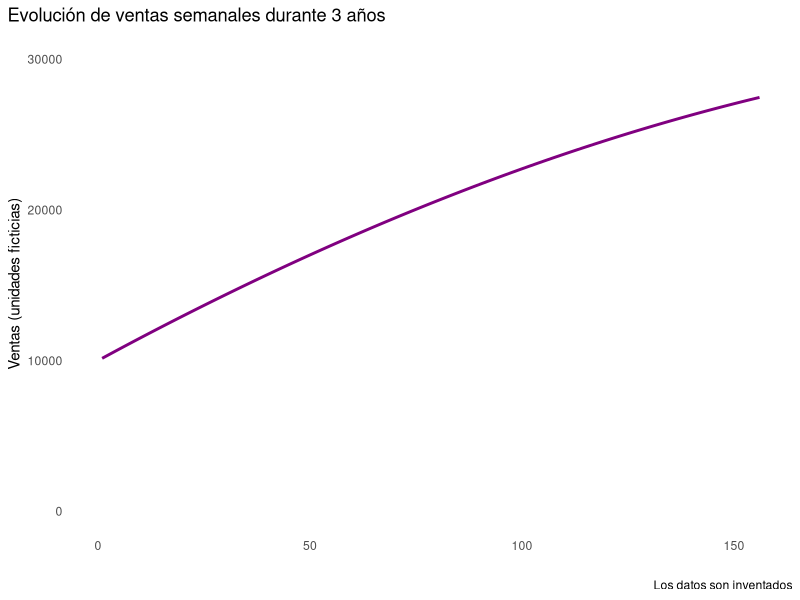
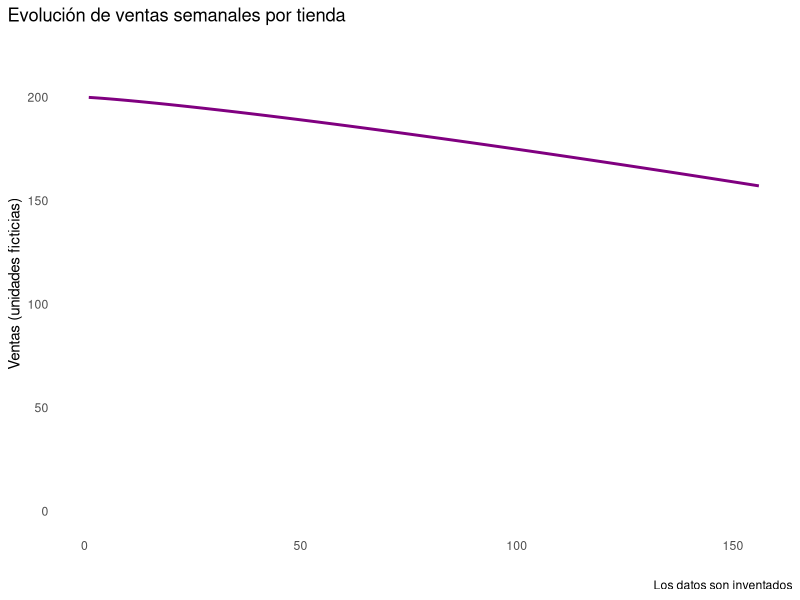
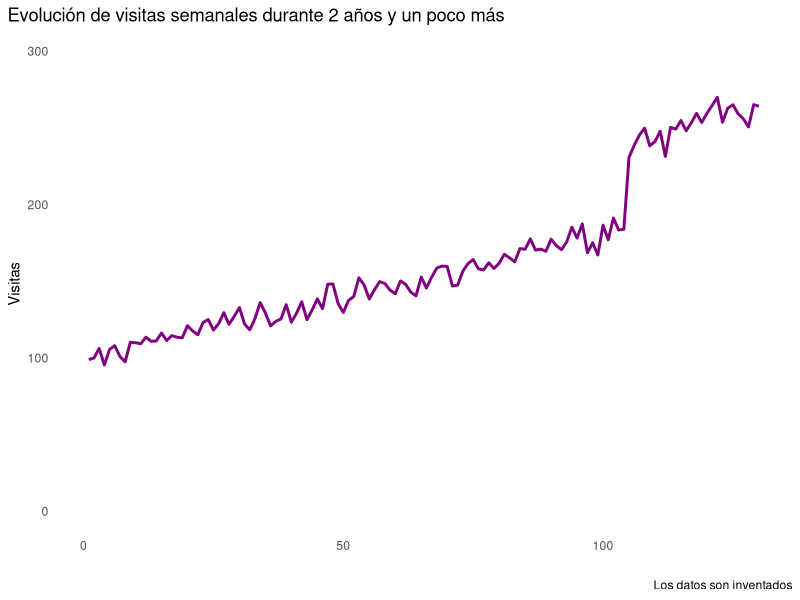
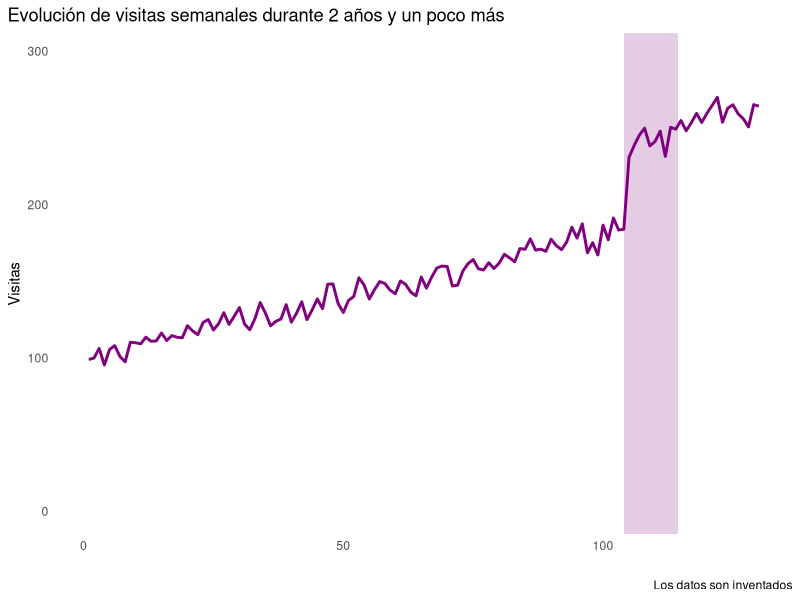
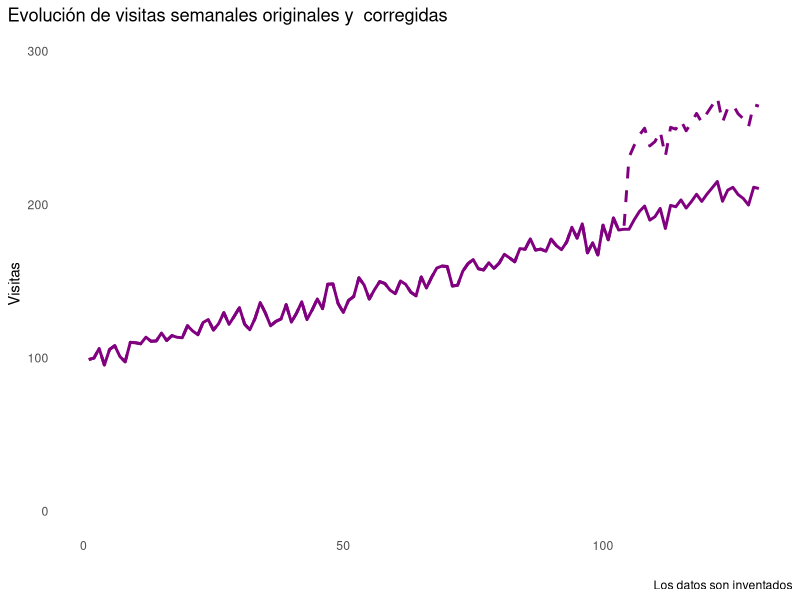

The R script that drew these images, in order:
## ---- chunk 1
#| label: libs
#| include: false

library(ggplot2)

# Create ggplot theme based on minimal with no gridlines. 
# Title is size 8 and bold, and caption is size 6.
theme_slides <- function() {
  theme_minimal() +
    theme(
      panel.grid.major = element_blank(),
      panel.grid.minor = element_blank(),
      # plot.title = element_text(face = "bold"),
      # plot.caption = element_text(size = 10),
      # plot.subtitle = element_text(size = 10),
      plot.title.position = "plot",
      plot.caption.position = "plot",
      # plot.margin = margin(0.5, 0.5, 0.5, 0.5, "cm"),
      # axis.text = element_text(size = 8),
      axis.ticks = element_blank(),
      axis.line = element_blank()
    )
}
theme_set(theme_slides())
## ---- chunk 2
#| label: compute-sales
set.seed(31818)
n_dates <- 52 * 3
time <- 1:n_dates

stores  <- 50 + 0.8 * time

# create sales per store decreasing smoothly overtime
sales_per_store <- 200 - 0.1 * (time ** 1.2)

total_sales <- stores * sales_per_store

df1 <- data.frame(
  date = 1:n_dates,
  sales_per_store, 
  total_sales
)

# df1 |> 
#   tidyr::pivot_longer(-date) |> 
#   ggplot() + 
#   geom_line(aes(x = date, y = value)) +
#   facet_wrap(~ name, scales = "free_y", ncol = 2)

## ---- chunk 3
#| label: plot-total-sales
ggplot(df1) + 
  # geom_line(aes(x = date, y = sales_per_store), color = "#800080", linewidth = 1) +
  geom_line(aes(x = date, y = total_sales), color = "#800080", linewidth = 1) +
  scale_y_continuous(limits = c(0, max(df1$total_sales) * 1.1 )) + 
  labs(
    title = "Evolución de ventas semanales durante 3 años",
    x = "",
    y = "Ventas (unidades ficticias)",
    caption = "Los datos son inventados"
  ) 

## ---- chunk 4
#| label: plot-sales-per-store
ggplot(df1) + 
  geom_line(aes(x = date, y = sales_per_store), color = "#800080", linewidth = 1) +
  # geom_line(aes(x = date, y = total_sales), color = "#800080", linewidth = 1) +
  scale_y_continuous(limits = c(0, max(df1$sales_per_store) * 1.1 )) + 
  labs(
    title = "Evolución de ventas semanales por tienda",
    x = "",
    y = "Ventas (unidades ficticias)",
    caption = "Los datos son inventados"
  ) 
## ---- chunk 5
#| label: data-visits

set.seed(31818)
n_dates <- 52 * 2.5
time <- 1:n_dates

visits <- 100 + 0.8 * time + rnorm(n_dates, 0, 5)
visits <- ifelse(time > 52 * 2, visits * 1.3, visits)

df <- data.frame(
  date = 1:n_dates,
  visits
)

ggplot(df) + 
  geom_line(aes(x = date, y = visits), color = "#800080", linewidth = 1) +
  scale_y_continuous(limits = c(0, max(df$visits) * 1.1 )) + 
  labs(
    title = "Evolución de visitas semanales durante 2 años y un poco más",
    x = "",
    y = "Visitas",
    caption = "Los datos son inventados"
  )

## ---- chunk 6
#| label: data-visits-ads

campaign <- numeric(n_dates)
campaign <- ifelse(time > 52 * 2 & time < 52 * 2.2, 1, 0)

df$campaign <- campaign

ggplot(df) + 
  # add rectangle where campaign is 1
  geom_line(aes(x = date, y = visits), color = "#800080", linewidth = 1) +
  scale_y_continuous(limits = c(0, max(df$visits) * 1.1 )) + 
  annotate(
    "rect",
    xmin = 52 * 2, xmax = 52 * 2.2, ymin = -Inf, ymax = Inf, 
    fill = "#800080", 
    alpha = 0.2
  ) +
  labs(
    title = "Evolución de visitas semanales durante 2 años y un poco más",
    x = "",
    y = "Visitas",
    caption = "Los datos son inventados"
  )
## ---- chunk 7
#| label: modelo1

# model with brms
fit <- lm(visits ~ date + campaign, data = df)
broom::tidy(summary(fit))

# fit <- brms::brm(visits ~ campaign, data = df)
# # extract posterior samples for campaign
# posterior <- brms::posterior_samples(fit)
# head(posterior)

# ggplot(posterior) + 
#   geom_histogram(aes(x = b_campaign), fill = "#800080")


## ---- chunk 8
#| label: data-visits-ads-corrected

mean_period_1 <- mean(df$visits[(52 * 1.9):(52 * 2)])
mean_period_2 <- mean(df$visits[(52 * 2 + 1):length(df$visits)])

correction_factor <- df$visits[52 * 2] / df$visits[52 * 2 + 1]

df$visits_corrected <- ifelse(
  df$date <= 52 * 2,
  df$visits,
  df$visits * correction_factor 
)

ggplot(df) + 
  geom_line(aes(x = date, y = visits), color = "#800080", linewidth = 1, linetype = 2) +
  geom_line(aes(x = date, y = visits_corrected), color = "#800080", linewidth = 1) +
  scale_y_continuous(limits = c(0, max(df$visits) * 1.1 )) + 
  labs(
    title = "Evolución de visitas semanales originales y  corregidas",
    x = "",
    y = "Visitas",
    caption = "Los datos son inventados"
  )

## ---- chunk 9
#| label: consecuencias-modelo
fit <- lm(visits_corrected ~ date + campaign, data = df)
broom::tidy(summary(fit))
